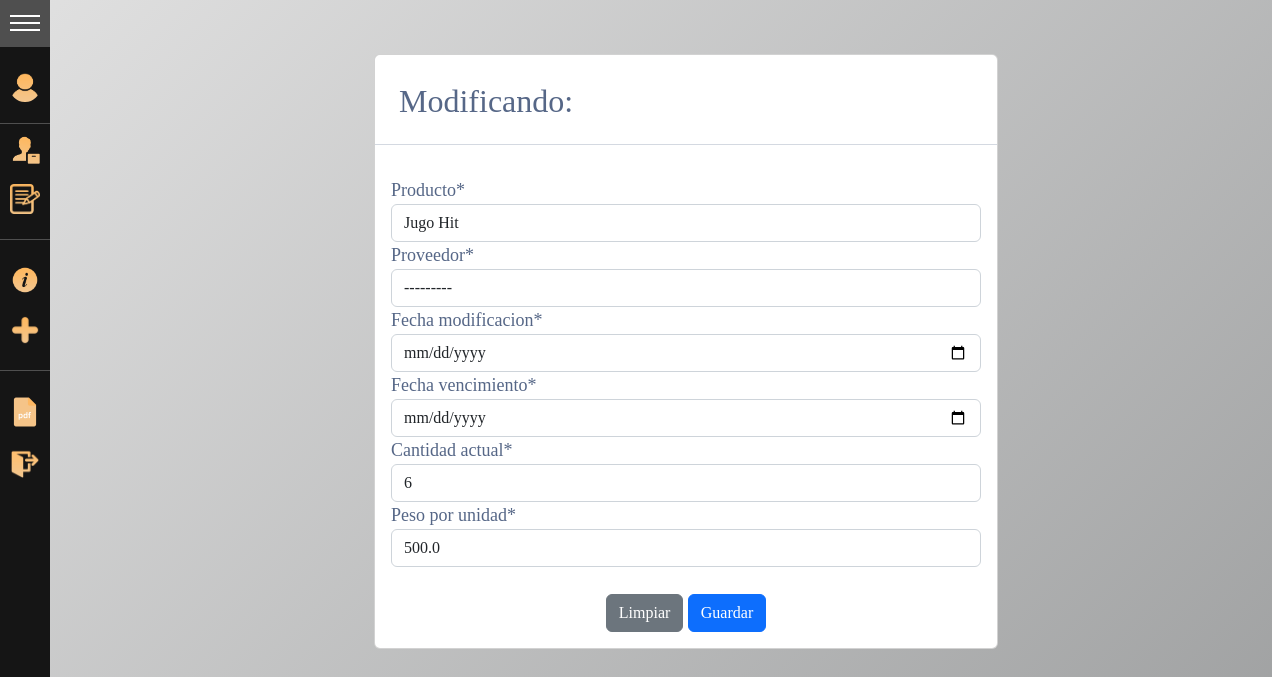
The app's page /modificar/14/ (signed in), older data.
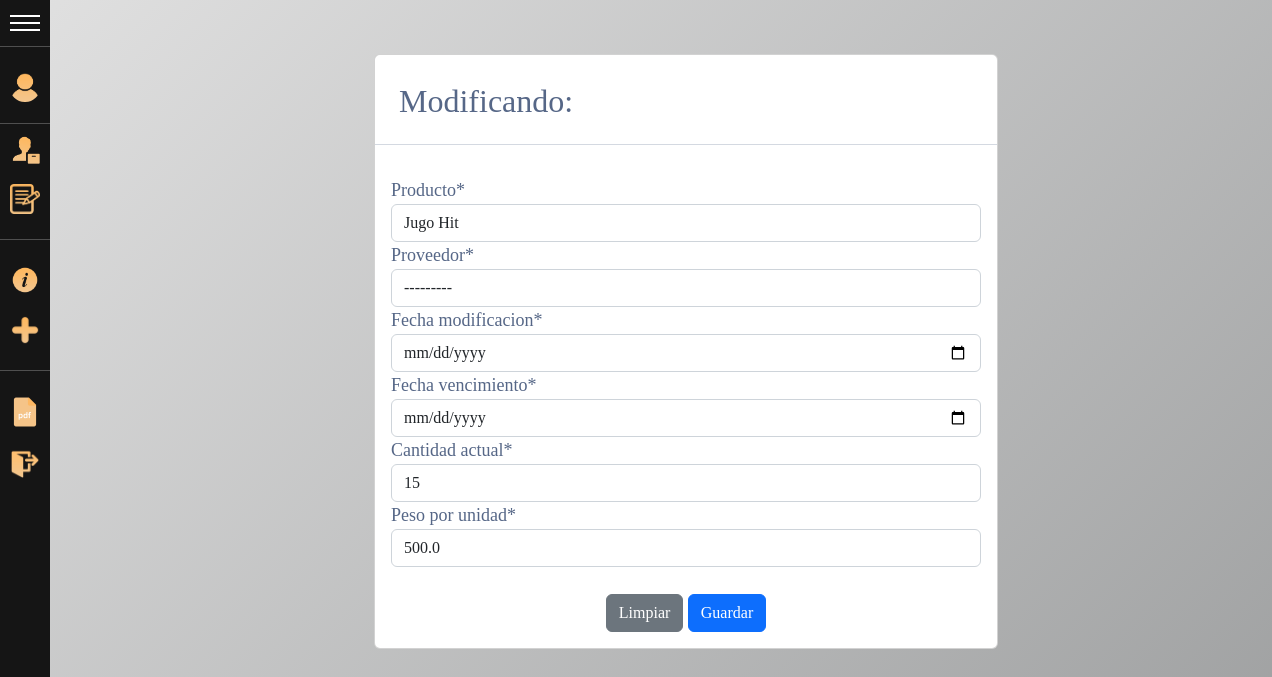
The same page, newer data.
### gestion/models.py (models this page shows)
class Informacion(models.Model):
    class Meta:
        verbose_name_plural = 'Información'
    id = models.AutoField(primary_key=True)
    producto = models.ForeignKey(Producto, on_delete=models.CASCADE, null=True)
    proveedor =  models.CharField(max_length = 255, verbose_name="Proveedor")
    fecha_modificacion =  models.DateField(max_length = 20,verbose_name = "Fecha de modificación")
    fecha_vencimiento =  models.DateField(max_length = 20,verbose_name="Fecha de vencimiento")
    cantidad_productos = models.IntegerField(verbose_name="Cantidad actual")
    peso_unidad = models.FloatField(verbose_name="Peso por unidad")

### gestion/views.py (the view, shortened to what this page needs)
# urls.py: path('modificar/<id>/', FormularioInformacionView.modificar_producto),             #Modificar información de un producto
    @login_required
    def modificar_producto(request, id):
        producto = get_object_or_404(Informacion, id=id)
        data = {
            'form': formularioInformacion(instance=producto),
            'info': Informacion.objects.filter(id=id).get().producto
        }
        return render(request, 'modificar_producto.html', data)

### gestion/forms.py
class formularioInformacion(forms.ModelForm):
    fecha_modificacion = forms.DateField(widget=DatePickerInput)
    fecha_vencimiento = forms.DateField(widget=DatePickerInput)
    proveedor = forms.ModelChoiceField(queryset=Proveedores.objects.all())
    class Meta:
        model = Informacion
        fields = '__all__'

### gestion/models.py (called while the page is built)
    def __str__(self):
        return self.nombre_descripcion

    def __str__(self):
        return self.nombre_proveedor

### templates/modificar_producto.html (shortened to what this page needs)
{% extends "base.html"%}
{% load crispy_forms_tags %}
{%block content %}
<br>
<br>
<div class="row">
    <div class="col-12 col-md-6 offset-md-3">
        <div class="card">
            <h2>&nbsp;&nbsp; Modificando: {{producto.nombre_descripcion}}</h2>
            <hr>
            <div class="card-body">
                <form action="" method="POST" enctype="multipart/form-data">
                    {{ form|crispy }}
                    <br>
                    <div class="d-flex justify-content-center">
                        <input type="reset" value="Limpiar" class="btn btn-secondary">
                        <input id="id_btn" type="submit" value="Guardar" class="btn btn-primary">
                    </div>
                </form>
            </div>
        </div>
    </div>
</div>
{%endblock%}

Row changes from the older to the newer data that the page shows:
changed Informacion "Jugo Hit": cantidad_productos "6" → "15"
